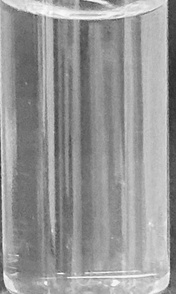
#> input picture samplePhotos/left test tube.jpeg, 176 x 294 px, shrunk from 321 x 537 before the run
$ python turbidityCheck.py
#> lines starting #> are read from the running program, lines starting #| are printed output that depends on the picture; long printed decimals are rounded
import cv2

#import images
imgLeftTestTube = cv2.imread("samplePhotos/left test tube.jpeg", cv2.IMREAD_GRAYSCALE)
#> imgLeftTestTube is the input picture: shape (294, 176); min 37, max 255, mean 151.2
imgRightTestTube = cv2.imread("samplePhotos/right test tube gray scale.jpeg", cv2.IMREAD_GRAYSCALE)
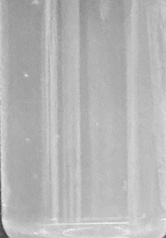
#> input picture samplePhotos/right test tube gray scale.jpeg, 166 x 238 px, shrunk from 303 x 435 before the run
#> imgRightTestTube is the input picture: shape (238, 166); min 58, max 239, mean 182.1
imgBackground= cv2.imread("samplePhotos/background sample.jpeg", cv2.IMREAD_GRAYSCALE)
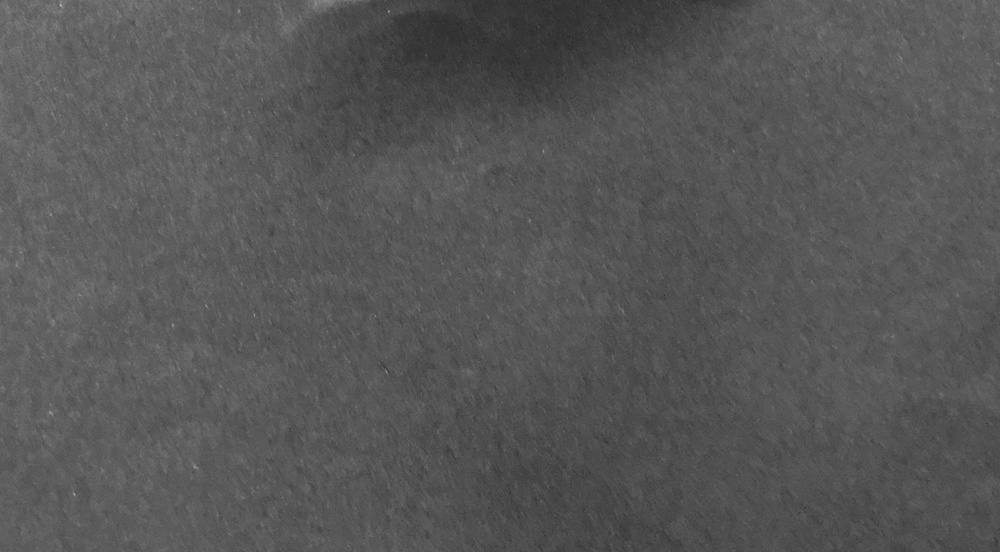
#> input picture samplePhotos/background sample.jpeg, 1000 x 552 px, shrunk from 1824 x 1007 before the run
#> imgBackground is the input picture: shape (552, 1000); min 38, max 186, mean 86.6

#take average grayscale value of all three images
leftmean = cv2.mean(imgLeftTestTube, mask=None)[0]
#> leftmean = 151.2
rightMean = cv2.mean(imgRightTestTube, mask=None)[0]
#> rightMean = 182.1
BackgroundMean = cv2.mean(imgBackground, mask=None)[0]
#> BackgroundMean = 86.57


print("average grayscale values of left test tube:", leftmean)
#| average grayscale values of left test tube: 151.154
print("average grayscale values of right test tube:", rightMean)
#| average grayscale values of right test tube: 182.061
print("average grayscale values of background:", BackgroundMean)
#| average grayscale values of background: 86.574

LeftContrast = leftmean - BackgroundMean
#> LeftContrast = 64.58
RightContrast = rightMean - BackgroundMean
#> RightContrast = 95.49

#display contrast
print("left testTube contrast: ", LeftContrast)
#| left testTube contrast:  64.580
print("right testTube contrast: ", RightContrast)
#| right testTube contrast:  95.487
